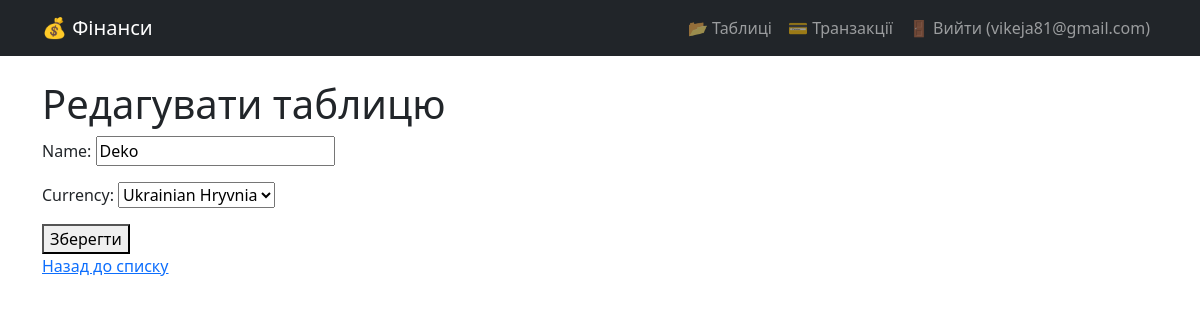
Page /finances/tables/1/edit/ (signed in) on the committed database.
### users/models.py (models this page shows, shortened)
class User(AbstractUser):
    username = None
    email = models.EmailField(unique=True)
    objects = CustomUserManager()
    USERNAME_FIELD = "email"
    REQUIRED_FIELDS = []

### finances/models.py (models this page shows, shortened)
class Table(models.Model):
    user = models.ForeignKey(User, on_delete=models.CASCADE)
    name = models.CharField(max_length=255)
    currency = models.CharField(
        max_length=3,
        choices=[
            ('USD', 'US Dollar'),
            ('UAH', 'Ukrainian Hryvnia'),
            ('EUR', 'EUR'),
        ],
        default='UAH',
    )

### finances/views.py (the view)
# urls.py: path('tables/<int:pk>/edit/', TableUpdateView.as_view(), name='table_update'),
class TableUpdateView(LoginRequiredMixin, UpdateView):
    model = Table
    form_class = TableForm
    template_name = 'finances/table_form.html'
    success_url = reverse_lazy('table_list')

### finances/forms.py
class TableForm(forms.ModelForm):
    class Meta:
        model = Table
        fields = ['name', 'currency']

### finances/templates/finances/table_form.html (shortened to what this page needs)
{% extends "base.html" %}
{% block content %}
    <h1>{% if form.instance.pk %}Редагувати таблицю{% else %}Створити таблицю{% endif %}</h1>
    <form method="post">
        {{ form.as_p }}
        <button type="submit">Зберегти</button>
    </form>
    <a href="{% url 'table_list' %}">Назад до списку</a>
{% endblock %}

### users/templates/base.html (shortened to what this page needs)
<!DOCTYPE html>
<html lang="uk">
<head>
    <link href="https://cdn.jsdelivr.net/npm/bootstrap@5.3.2/dist/css/bootstrap.min.css" rel="stylesheet">
</head>
<body>
    <nav class="navbar navbar-expand-lg navbar-dark bg-dark">
        <div class="container">
            <a class="navbar-brand" href="{% url 'table_list' %}">💰 Фінанси</a>
            <div class="collapse navbar-collapse" id="navbarNav">
                <ul class="navbar-nav ms-auto">
                    {% if user.is_authenticated %}
                    <li class="nav-item">
                        <a class="nav-link" href="{% url 'table_list' %}">📂 Таблиці</a>
                    </li>
                    <li class="nav-item">
                        <a class="nav-link" href="{% url 'transaction_list' %}">💳 Транзакції</a>
                    </li>
                        <li class="nav-item">
                            <a class="nav-link" href="{% url 'logout' %}">🚪 Вийти ({{ user.email }})</a>
                        </li>
                    {% else %}
                        <li class="nav-item">
                            <a class="nav-link" href="{% url 'login' %}">🔑 Увійти</a>
                        </li>
                    {% endif %}
                </ul>
            </div>
        </div>
    </nav>
    <div class="container mt-4">
        {% block content %}{% endblock %}
    </div>
</body>
</html>

### rows in the picture
User: email "vikeja81@gmail.com"
Table: name "Deko", currency "Ukrainian Hryvnia"
